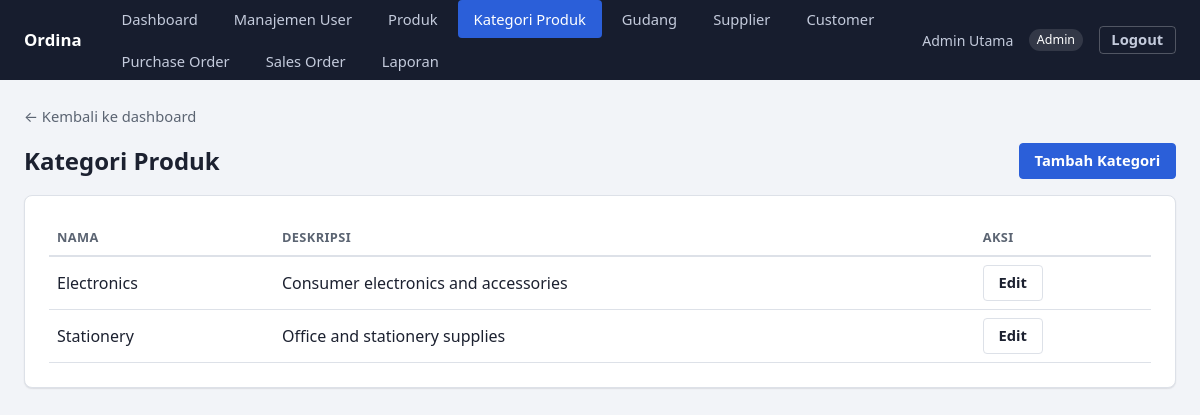
Page /categories (signed in) on the committed database.
### tables this page shows
CREATE TABLE IF NOT EXISTS categories (
    id INT UNSIGNED AUTO_INCREMENT PRIMARY KEY,
    name VARCHAR(150) NOT NULL,
    description VARCHAR(255) NULL
);

### app/Core/View.php (called while the page is built, shortened)
<?php
final class View
{
    public static function render(string $view, array $data = [], int $status = 200): void
    {
        extract($data);
        require __DIR__ . "/../../views/{$view}.php";
        require __DIR__ . '/../../views/layouts/app.php';
    }
}

### app/Core/Controller.php (called while the page is built, shortened)
<?php
abstract class Controller
{
    protected function view(string $view, array $data = []): void
    {
        View::render($view, $data);
    }
}

### app/Controller/CategoryController.php (called while the page is built, shortened)
<?php
final class CategoryController extends Controller
{
    public function index(): void
    {
        $this->view('categories/index', [
            'title' => 'Kategori Produk',
            'categories' => $this->service()->list(),
            'success' => Session::pullFlash('success'),
        ]);
    }
    private function service(): CategoryService
    {
        return new CategoryService(new MysqlCategoryRepository(Database::connection()));
    }
}

### public/index.php (called while the page is built, shortened)
<?php
$router = new Router();
$method = $_SERVER['REQUEST_METHOD'] ?? 'GET';
$path = (string) (parse_url($_SERVER['REQUEST_URI'] ?? '/', PHP_URL_PATH) ?: '/');
try {
    $router->dispatch($method, $path);
} catch (UnauthenticatedException) {
    header('Location: /login');
} catch (AuthorizationException | ForbiddenOperationException) {
    View::render('errors/403', ['title' => '403 - Akses Ditolak'], 403);
} catch (NotFoundException) {
    View::render('errors/404', ['title' => '404 - Tidak Ditemukan'], 404);
} catch (\Throwable $e) {
    error_log((string) $e);
    View::render('errors/500', ['title' => '500 - Kesalahan Server'], 500);
}

### app/Repository/Mysql/MysqlCategoryRepository.php (called while the page is built, shortened)
<?php
final class MysqlCategoryRepository implements CategoryRepositoryInterface
{
    public function findAll(): array
    {
        $stmt = $this->connection->query('SELECT * FROM categories ORDER BY name');
        return array_map(Category::fromArray(...), $stmt->fetchAll());
    }
}

### app/Service/CategoryService.php (called while the page is built, shortened)
<?php
final class CategoryService
{
    public function list(): array
    {
        return $this->categories->findAll();
    }
}

### views/categories/index.php (the view, shortened to what this page needs)
<a href="/dashboard" class="back-link">&larr; Kembali ke dashboard</a>
<div class="toolbar">
    <h1 style="margin:0;">Kategori Produk</h1>
    <a href="/categories/create" class="btn">Tambah Kategori</a>
</div>
<div class="card">
<div class="table-scroll">
<table>
    <thead>
        <tr><th>Nama</th><th>Deskripsi</th><th>Aksi</th></tr>
    </thead>
    <tbody>
    <?php foreach ($categories as $category): ?>
        <tr>
            <td data-label="Nama"><?= htmlspecialchars($category->name, ENT_QUOTES) ?></td>
            <td data-label="Deskripsi"><?= htmlspecialchars($category->description ?? '-', ENT_QUOTES) ?></td>
            <td data-label="Aksi"><a href="/categories/<?= (int) $category->id ?>/edit" class="btn btn-secondary">Edit</a></td>
        </tr>
    <?php endforeach; ?>
    </tbody>
</table>
</div>
</div>

### app/Core/Router.php (shortened to what this page needs)
<?php
final class Router
{
    private array $routes = [];
    private function add(string $method, string $path, array $handler): void
    {
        $this->routes[$method][] = [
            'pattern' => $this->toPattern($path),
            'handler' => $handler,
        ];
    }
    private function toPattern(string $path): string
    {
        $pattern = preg_replace('#\{(\w+)\}#', '(?P<$1>[^/]+)', $path);
        return '#^' . $pattern . '$#';
    }
    public function dispatch(string $method, string $path): void
    {
        foreach ($this->routes[$method] ?? [] as $route) {
            if (preg_match($route['pattern'], $path, $matches) === 1) {
                $params = array_filter($matches, fn ($key) => !is_int($key), ARRAY_FILTER_USE_KEY);
                [$controllerClass, $action] = $route['handler'];
                (new $controllerClass())->$action($params);
                return;
            }
        }
    }
}

### public/assets/css/app.css (style rules this page uses)
:root { --color-bg: #f2f4f8; --color-surface: #ffffff; --color-surface-muted: #f7f8fa; --color-text: #1c2130; --color-text-muted: #5b6472; --color-border: #dde1e8; --color-primary: #2b5fd9; --color-primary-hover: #234ead; --color-primary-soft: #e8eefd; --color-success: #1e8e5a; --color-success-soft: #e5f6ee; --color-danger: #c0392b; --color-danger-soft: #fbe9e7; --color-muted-soft: #eceef1; --color-header-bg: #171d2e; --color-header-text: #eef1f8; --space-1: 0.25rem; --space-2: 0.5rem; --space-3: 1rem; --space-4: 1.5rem; --space-5: 2.5rem; --radius: 8px; --radius-sm: 4px; --shadow-card: 0 1px 2px rgba(20, 24, 38, 0.06), 0 1px 1px rgba(20, 24, 38, 0.04); }
* { box-sizing: border-box; }
html { -webkit-text-size-adjust: 100%; }
body { margin: 0; font-family: system-ui, -apple-system, "Segoe UI", sans-serif; background: var(--color-bg); color: var(--color-text); line-height: 1.5; }
h1, h2, h3 { line-height: 1.25; margin: 0 0 var(--space-3); }
h1 { font-size: 1.5rem; }
a { color: var(--color-primary); }
.card { background: var(--color-surface); border: 1px solid var(--color-border); border-radius: var(--radius); box-shadow: var(--shadow-card); padding: var(--space-4); margin-bottom: var(--space-4); }
.back-link { display: inline-block; margin-bottom: var(--space-3); color: var(--color-text-muted); text-decoration: none; font-size: 0.92rem; }
.toolbar { display: flex; justify-content: space-between; align-items: center; flex-wrap: wrap; gap: var(--space-3); margin-bottom: var(--space-3); }
button, .btn { display: inline-flex; align-items: center; gap: 0.4em; background: var(--color-primary); color: #fff; border: 1px solid var(--color-primary); border-radius: var(--radius-sm); padding: 0.55em 1em; cursor: pointer; font-weight: 600; font-size: 0.92rem; text-decoration: none; line-height: 1.2; }
.btn-secondary { background: #fff; color: var(--color-text); border-color: var(--color-border); }
.table-scroll { overflow-x: auto; }
table { width: 100%; border-collapse: collapse; }
th, td { text-align: left; padding: var(--space-2) var(--space-2); border-bottom: 1px solid var(--color-border); vertical-align: middle; }
thead th { color: var(--color-text-muted); font-size: 0.8rem; text-transform: uppercase; letter-spacing: 0.03em; font-weight: 600; border-bottom: 2px solid var(--color-border); }

### rows in the picture
categories: name "Electronics", description "Consumer electronics and accessories"
categories: name "Stationery", description "Office and stationery supplies"

### other values in the picture
$menu['label'] "Dashboard"
$menu['label'] "Manajemen User"
$menu['label'] "Produk"
$menu['label'] "Kategori Produk"
$menu['label'] "Gudang"
$menu['label'] "Supplier"
$menu['label'] "Customer"
$menu['label'] "Purchase Order"
$menu['label'] "Sales Order"
$menu['label'] "Laporan"
